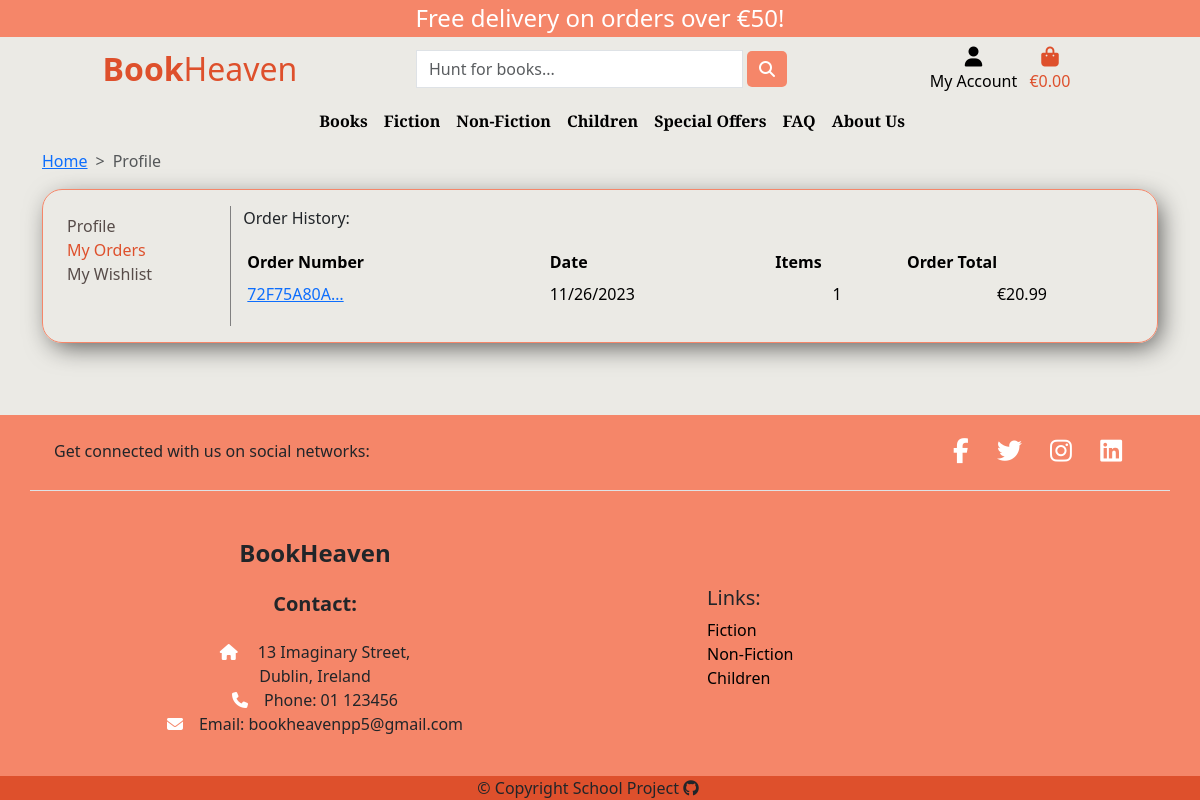
/profiles/profile/bae50a5cec5548c7a8229ebbbe4f918a/orders/ (signed in), run on an earlier commit of the app's database.
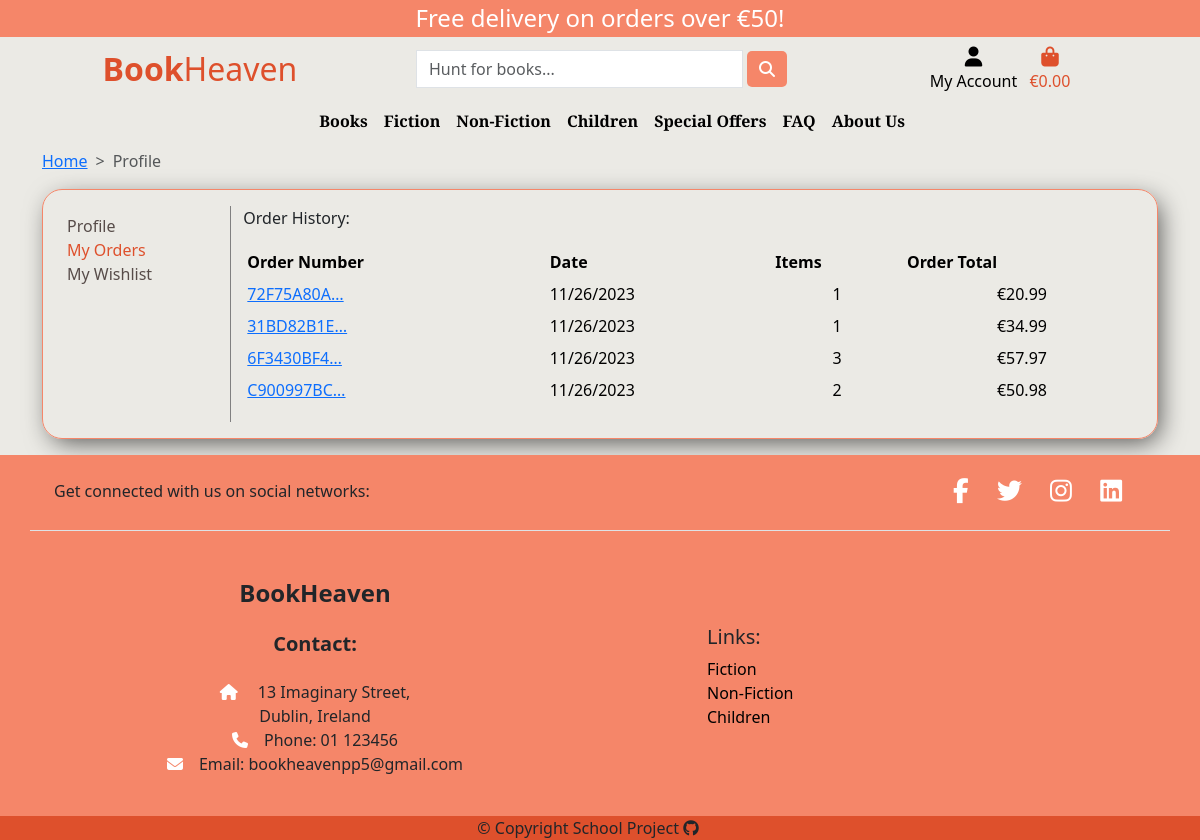
And on a later commit of the database.
### checkout/models.py (models this page shows, shortened)
class Order(models.Model):
    order_number = models.CharField(max_length=32, null=False, editable=False)
    user_profile = models.ForeignKey(
        UserProfile, on_delete=models.SET_NULL, null=True, blank=True, related_name='orders')
    full_name = models.CharField(max_length=50, null=False, blank=False)
    email = models.EmailField(max_length=254, null=False, blank=False)
    phone_number = models.CharField(max_length=20, null=False, blank=False)
    country = CountryField(max_length=40, null=False, blank=False)
    postcode = models.CharField(max_length=20, null=True, blank=True)
    town_or_city = models.CharField(max_length=40, null=False, blank=False)
    street_address1 = models.CharField(max_length=80, null=False, blank=False)
    street_address2 = models.CharField(max_length=80, null=True, blank=True)
    county = models.CharField(max_length=80, null=True, blank=True)
    date = models.DateTimeField(auto_now_add=True)
    delivery_cost = models.DecimalField(
        max_digits=6, decimal_places=2, null=False, default=0)
    discount = models.DecimalField(
        blank=True, null=True, max_digits=6, decimal_places=2)
    order_total = models.DecimalField(
        max_digits=10, decimal_places=2, null=False, default=0)
    grand_total = models.DecimalField(
        max_digits=10, decimal_places=2, null=False, default=0)
    original_cart = models.TextField(null=False, blank=False, default='')
    stripe_pid = models.CharField(
        max_length=254, null=False, blank=False, default='')

### profiles/views.py (the view)
# urls.py: path('profile/<str:pk>/orders/', views.my_orders, name='my-orders'),
@login_required
def my_orders(request, pk):
    profile = get_object_or_404(UserProfile, id=pk)
    orders = profile.orders.all()
    context = {
        'orders': orders,
    }
    return render(request, 'profiles/my_orders.html', context)

### profiles/templates/profiles/my_orders.html (shortened to what this page needs)
{% extends 'base.html' %}
{% load widget_tweaks %}
{% block content %}
<section class="profile mb-3">
    <div class="container">
        <nav style="--bs-breadcrumb-divider: '>';" aria-label="breadcrumb">
            <ol class="breadcrumb">
                <li class="breadcrumb-item"><a href="{% url 'home' %}">Home</a></li>
                <li class="breadcrumb-item active" aria-current="page">Profile</li>
            </ol>
        </nav>
    </div>
    <div class="container">
        <div class="row">
            <div class="col-12">
                <div class="custom-border p-3">
                    <div class="row">
                        {% include 'profiles/partials/sidebar.html' %}
                        <div class="col-12 col-lg-10 mt-4 mt-lg-0 d-flex flex-column justify-content-center">
                            <p>Order History:</p>
                            {% if orders %}
                            <div class="order-history table-responsive">
                                <table class="table table-sm table-borderless">
                                    <thead>
                                        <tr>
                                            <th>Order Number</th>
                                            <th>Date</th>
                                            <th>Items</th>
                                            <th>Order Total</th>
                                        </tr>
                                    </thead>
                                    <tbody>
                                        {% for order in orders %}
                                        <tr>
                                            <td>
                                                <a href="{% url 'order-history' order.id %}" title="{{ order.order_number }}">
                                                    {{ order.order_number|truncatechars:10 }}
                                                </a>
                                            </td>
                                            <td>{{ order.date|date:"SHORT_DATE_FORMAT" }}</td>
                                            <td class="text-center">
                                                {{ order.lineitems.count }}
                                            </td>
                                            <td class="text-center">€{{ order.grand_total }}</td>
                                        </tr>
                                        {% endfor %}
                                    </tbody>
                                </table>
                            </div>
                            {% else %}
                            <div class="d-grid gap-2">
                                <p class="text-center">You have no new orders</p>
                                <a href="{% url 'all-products' %}" class="btn btn-orange d-block mx-auto">Browse Books</a>
                            </div>
                            {% endif %}
                        </div>
                    </div>
                </div>
            </div>
        </div>
    </div>
</section>
{% endblock content %}

What changed in the data, as far as the page shows it:
added Order: order_number "31BD82B1E…", date "11/26/2023", lineitems.count "1", grand_total "34.99"
added Order: order_number "6F3430BF4…", date "11/26/2023", lineitems.count "3", grand_total "57.97"
added Order: order_number "C900997BC…", date "11/26/2023", lineitems.count "2", grand_total "50.98"
